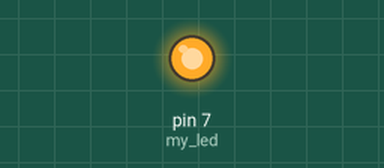
This sketch was run on a simulated Arduino Uno, built with avr-gcc and run on an emulated ATmega328P. Shown: output pins drawn as LEDs (lit = HIGH).

Above: at 0.1 s.
Timing chart, 0 to 1.6 s (numbered marks = the images above):
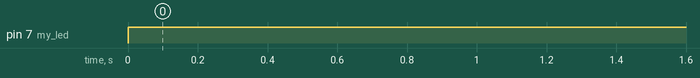

The sketch:

LEDlight.ino
```cpp
// This is my first IOT program
#define my_led 7  //Global declaration


void setup() {
 pinMode(my_led, OUTPUT);
}

void loop() {
  digitalWrite(my_led, HIGH);
  // put your main code here, to run repeatedly:

}
```

Measured:
- by itself, pin 7 (my_led): LOW → HIGH at 0.00 s
